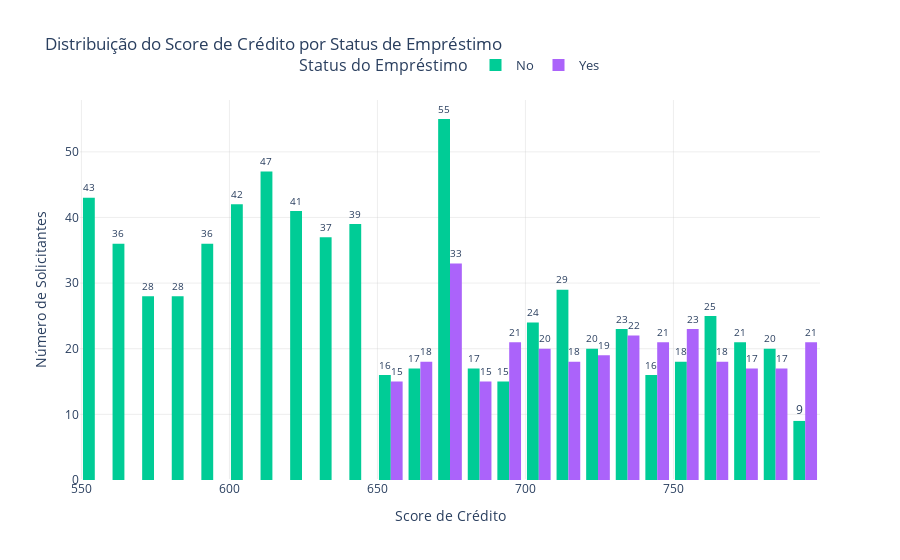

Notebook code for this chart:
### Markdown cell above
#### **Histograma: Score de Crédito × Aprovação**

### Code cell
fig_credit_score = px.histogram(
    df,
    x='Credit_Score',
    color='Loan_Approved',
    barmode='group',  # barras lado a lado (comparação direta)
    nbins=25,
    text_auto=True,   # mostra os valores no topo das barras
    title='Distribuição do Score de Crédito por Status de Empréstimo',
    labels={
        'Credit_Score': 'Score de Crédito',
        'Loan_Approved': 'Status do Empréstimo'
    },
    color_discrete_map={
        0: '#E74C3C',  # vermelho para Rejeitado
        1: '#2ECC71'   # verde para Aprovado
    }
)

fig_credit_score.update_traces(
    textfont_size=12,
    textangle=0,
    textposition='outside',
    cliponaxis=False
)

fig_credit_score.update_layout(
    plot_bgcolor='white',
    paper_bgcolor='white',
    xaxis=dict(
        title='Score de Crédito',
        showgrid=True,
        gridcolor='rgba(200,200,200,0.3)',
        zeroline=False
    ),
    yaxis=dict(
        title='Número de Solicitantes',
        showgrid=True,
        gridcolor='rgba(200,200,200,0.3)'
    ),
    legend=dict(
        title='Status do Empréstimo',
        orientation='h',
        yanchor='bottom',
        y=1.05,
        xanchor='center',
        x=0.5,
        font=dict(size=13)
    )
)

fig_credit_score.show()

### Figure 1 — Plotly figure (JSON) as saved in the notebook; plotly's stock layout.template omitted (floating-point values rounded to 4 significant figures; data arrays with more than 128 entries replaced by an {"elided": "..."} marker saying what was removed)
{"data": [{"alignmentgroup": "True", "bingroup": "x", "cliponaxis": false, "hovertemplate": "Status do Empréstimo=No<br>Score de Crédito=%{x}<br>count=%{y}<extra></extra>", "legendgroup": "No", "marker": {"color": "#00cc96", "pattern": {"shape": ""}}, "name": "No", "nbinsx": 25, "offsetgroup": "No", "orientation": "v", "showlegend": true, "textangle": 0, "textfont": {"size": 12}, "textposition": "outside", "texttemplate": "%{value}", "type": "histogram", "x": {"elided": "702 int values"}, "xaxis": "x", "yaxis": "y"}, {"alignmentgroup": "True", "bingroup": "x", "cliponaxis": false, "hovertemplate": "Status do Empréstimo=Yes<br>Score de Crédito=%{x}<br>count=%{y}<extra></extra>", "legendgroup": "Yes", "marker": {"color": "#ab63fa", "pattern": {"shape": ""}}, "name": "Yes", "nbinsx": 25, "offsetgroup": "Yes", "orientation": "v", "showlegend": true, "textangle": 0, "textfont": {"size": 12}, "textposition": "outside", "texttemplate": "%{value}", "type": "histogram", "x": {"elided": "298 int values"}, "xaxis": "x", "yaxis": "y"}], "layout": {"barmode": "group", "legend": {"font": {"size": 13}, "orientation": "h", "title": {"text": "Status do Empréstimo"}, "tracegroupgap": 0, "x": 0.5, "xanchor": "center", "y": 1.05, "yanchor": "bottom"}, "paper_bgcolor": "white", "plot_bgcolor": "white", "title": {"text": "Distribuição do Score de Crédito por Status de Empréstimo"}, "xaxis": {"anchor": "y", "domain": [0, 1], "gridcolor": "rgba(200,200,200,0.3)", "showgrid": true, "title": {"text": "Score de Crédito"}, "zeroline": false}, "yaxis": {"anchor": "x", "domain": [0, 1], "gridcolor": "rgba(200,200,200,0.3)", "showgrid": true, "title": {"text": "Número de Solicitantes"}}}}
